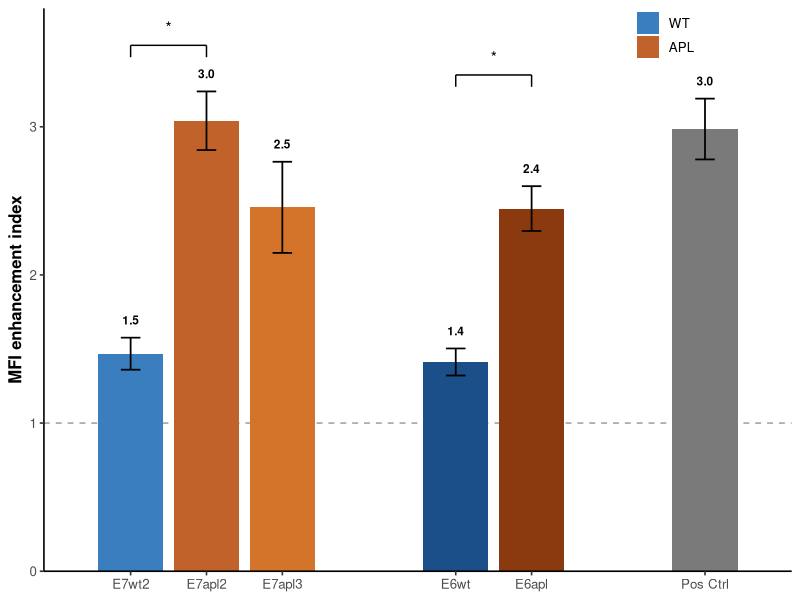
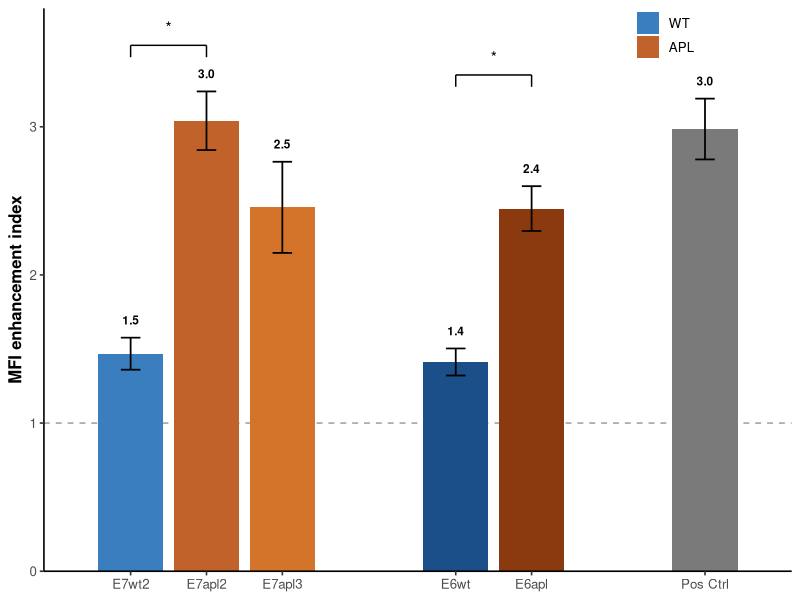
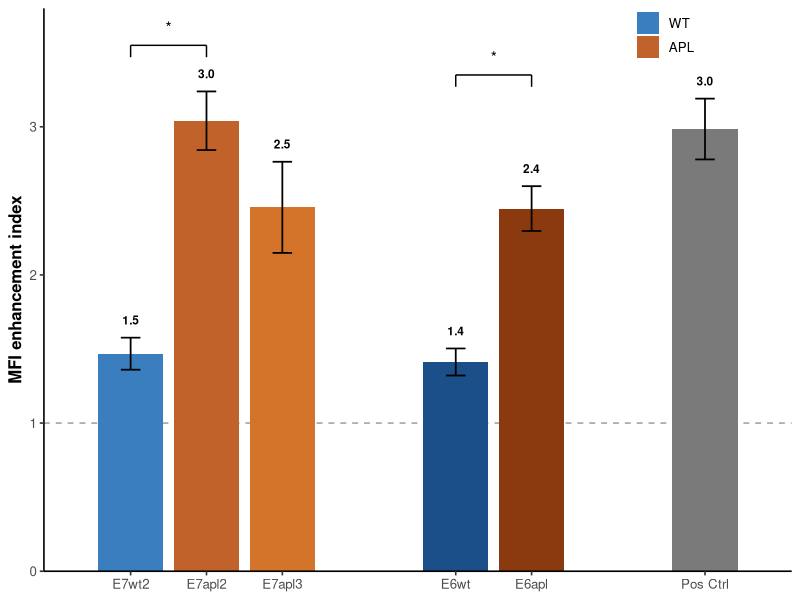
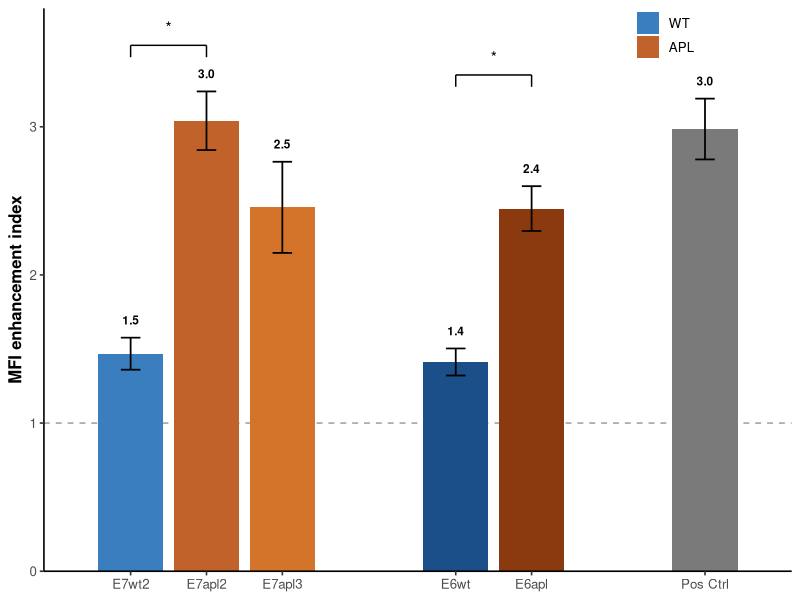

Source code (R) for these figures, in order:
# Figure5A_v8_final_Welch_ttest.R
# Based on original Figure5A_v5.R
# Modification: add WT-APL statistical comparisons only.
# Original plotting style preserved:
# - no floating bars
# - original WT/APL legend
# - original colors and axis settings

library(ggplot2)
library(dplyr)
library(grid)

# ===============================
# Original data and plotting code
# ===============================

pal <- c(
  "E7wt2"="#3A7EBF",
  "E7apl2"="#C1622A",
  "E7apl3"="#D4732A",
  "E6wt"="#1A4F8A",
  "E6apl"="#8B3A0F",
  "Pos Ctrl"="#7A7A7A"
)

col_wt <- "#3A7EBF"
col_apl <- "#C1622A"

df_raw <- data.frame(
  peptide=rep(c("E7wt2","E7apl2","E7apl3","E6wt","E6apl","Pos Ctrl"),each=2),
  index=c(1.392,1.545,3.181,2.901,2.239,2.674,
          1.477,1.348,2.555,2.341,2.840,3.130)
)

pep_order <- c("E7wt2","E7apl2","E7apl3","E6wt","E6apl","Pos Ctrl")

df_b <- data.frame(
  peptide=pep_order,
  group=factor(c("WT","APL","APL","WT","APL","CTRL"),
               levels=c("WT","APL","CTRL")),
  xpos=c(1.0,1.7,2.4,4.0,4.7,6.3),
  mean=sapply(pep_order,function(x) mean(df_raw$index[df_raw$peptide==x])),
  sd=sapply(pep_order,function(x) sd(df_raw$index[df_raw$peptide==x])),
  bar_col=unname(pal[pep_order])
)

legend_df <- data.frame(
  group=factor(c("WT","APL"),levels=c("WT","APL")),
  x=c(-99,-99),
  y=c(-99,-99)
)

# ===============================
# Welch t tests
# ===============================

p_E7apl2 <- t.test(index~peptide,
                   data=subset(df_raw, peptide %in% c("E7wt2","E7apl2")),
                   var.equal=FALSE)$p.value

p_E7apl3 <- t.test(index~peptide,
                   data=subset(df_raw, peptide %in% c("E7wt2","E7apl3")),
                   var.equal=FALSE)$p.value

p_E6 <- t.test(index~peptide,
               data=subset(df_raw, peptide %in% c("E6wt","E6apl")),
               var.equal=FALSE)$p.value

# ===============================
# Significance brackets
# ===============================

bracket <- data.frame(
  x1=c(1.0,1.0,4.0),
  x2=c(1.7,2.4,4.7),
  y=c(3.55,3.82,3.35),
  label=c("*","*","*")
)

# ===============================
# Plot
# ===============================

p <- ggplot()+
  geom_hline(yintercept=1,linetype="dashed",
             color="#9A9A9A",linewidth=0.5)+
  geom_bar(data=df_b,aes(x=xpos,y=mean),
           stat="identity",width=0.60,
           fill=df_b$bar_col,color=NA)+
  geom_errorbar(data=df_b,
                aes(x=xpos,ymin=mean-sd,ymax=mean+sd),
                width=0.18,linewidth=0.6)+
  geom_text(data=df_b,
            aes(x=xpos,y=mean+sd+0.12,label=sprintf("%.1f",mean)),
            size=3,fontface="bold")+
  geom_bar(data=legend_df,
           aes(x=x,y=y,fill=group),
           stat="identity")+
  geom_segment(data=bracket,
               aes(x=x1,xend=x2,y=y,yend=y),
               linewidth=0.5)+
  geom_segment(data=bracket,
               aes(x=x1,xend=x1,y=y-0.08,yend=y),
               linewidth=0.5)+
  geom_segment(data=bracket,
               aes(x=x2,xend=x2,y=y-0.08,yend=y),
               linewidth=0.5)+
  geom_text(data=bracket,
            aes(x=(x1+x2)/2,y=y+0.12,label=label),
            size=4)+
  scale_fill_manual(values=c(WT=col_wt,APL=col_apl),
                    name=NULL)+
  scale_x_continuous(
    breaks=df_b$xpos,
    labels=df_b$peptide,
    expand=expansion(add=c(0.5,0.5))
  )+
  scale_y_continuous(
    limits=c(0,3.8),
    breaks=c(0,1,2,3),
    expand=c(0,0)
  )+
  labs(x=NULL,y="MFI enhancement index")+
  theme_classic(base_size=12)+
  theme(
    axis.title.y=element_text(size=12,face="bold"),
    legend.position=c(0.88,1.01),
    legend.justification=c(1,1),
    legend.background = element_rect(
      fill = "transparent",
      color = NA
    ),
    legend.key = element_rect(
      fill = "transparent",
      color = NA
    )
  )

print(p)

ggsave("Figure5A_v8_final.png",p,width=5.8,height=4.4,dpi=600,bg="white")
ggsave("Figure5A_v8_final.pdf",p,width=5.8,height=4.4,bg="white")
ggsave("Figure5A_v8_final.tiff",p,width=5.8,height=4.4,dpi=600,
       compression="lzw",bg="white")

message("Done!")
